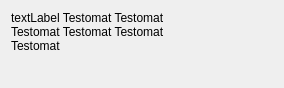
<?xml version="1.0" encoding="UTF-8"?>
<!--
*  componentinfodialog.ui: ui for componentinfodialog.h
*
* Copyright (C) 2015 Yuri Becker <hi@yuri.li>
*
* This file is part of OpenCircuits.
*
* OpenCircuits is free software: you can redistribute it and/or modify it under the terms
* of the GNU Lesser General Public License as published by the Free Software Foundation,
* either version 3 of the License, or (at your option) any later version.
*
* OpenCircuits is distributed in the hope that it will be useful, but WITHOUT ANY WARRANTY;
* without even the implied warranty of MERCHANTABILITY or FITNESS FOR A PARTICULAR
* PURPOSE.  See the GNU  Lesser General Public License for more details.
*
* You should have received a copy of the GNU Lesser General Public License along with
* OpenCircuits. If not, see <http://www.gnu.org/licenses/>.
-->

<ui version="4.0">
 <class>ComponentInfoDialog</class>
 <widget class="QDialog" name="ComponentInfoDialog">
  <property name="geometry">
   <rect>
    <x>0</x>
    <y>0</y>
    <width>284</width>
    <height>88</height>
   </rect>
  </property>
  <property name="windowTitle">
   <string>Dialog</string>
  </property>
  <layout class="QHBoxLayout" name="horizontalLayout">
   <item>
    <widget class="QLabel" name="textLabel">
     <property name="sizePolicy">
      <sizepolicy hsizetype="Minimum" vsizetype="Preferred">
       <horstretch>0</horstretch>
       <verstretch>0</verstretch>
      </sizepolicy>
     </property>
     <property name="minimumSize">
      <size>
       <width>137</width>
       <height>0</height>
      </size>
     </property>
     <property name="maximumSize">
      <size>
       <width>16777215</width>
       <height>100</height>
      </size>
     </property>
     <property name="text">
      <string>textLabel Testomat Testomat Testomat Testomat Testomat Testomat</string>
     </property>
     <property name="scaledContents">
      <bool>false</bool>
     </property>
     <property name="alignment">
      <set>Qt::AlignLeading|Qt::AlignLeft|Qt::AlignTop</set>
     </property>
     <property name="wordWrap">
      <bool>true</bool>
     </property>
    </widget>
   </item>
   <item>
    <widget class="QWidget" name="showcaseBlockContainer" native="true">
     <property name="maximumSize">
      <size>
       <width>70</width>
       <height>70</height>
      </size>
     </property>
    </widget>
   </item>
  </layout>
 </widget>
 <resources/>
 <connections/>
</ui>
